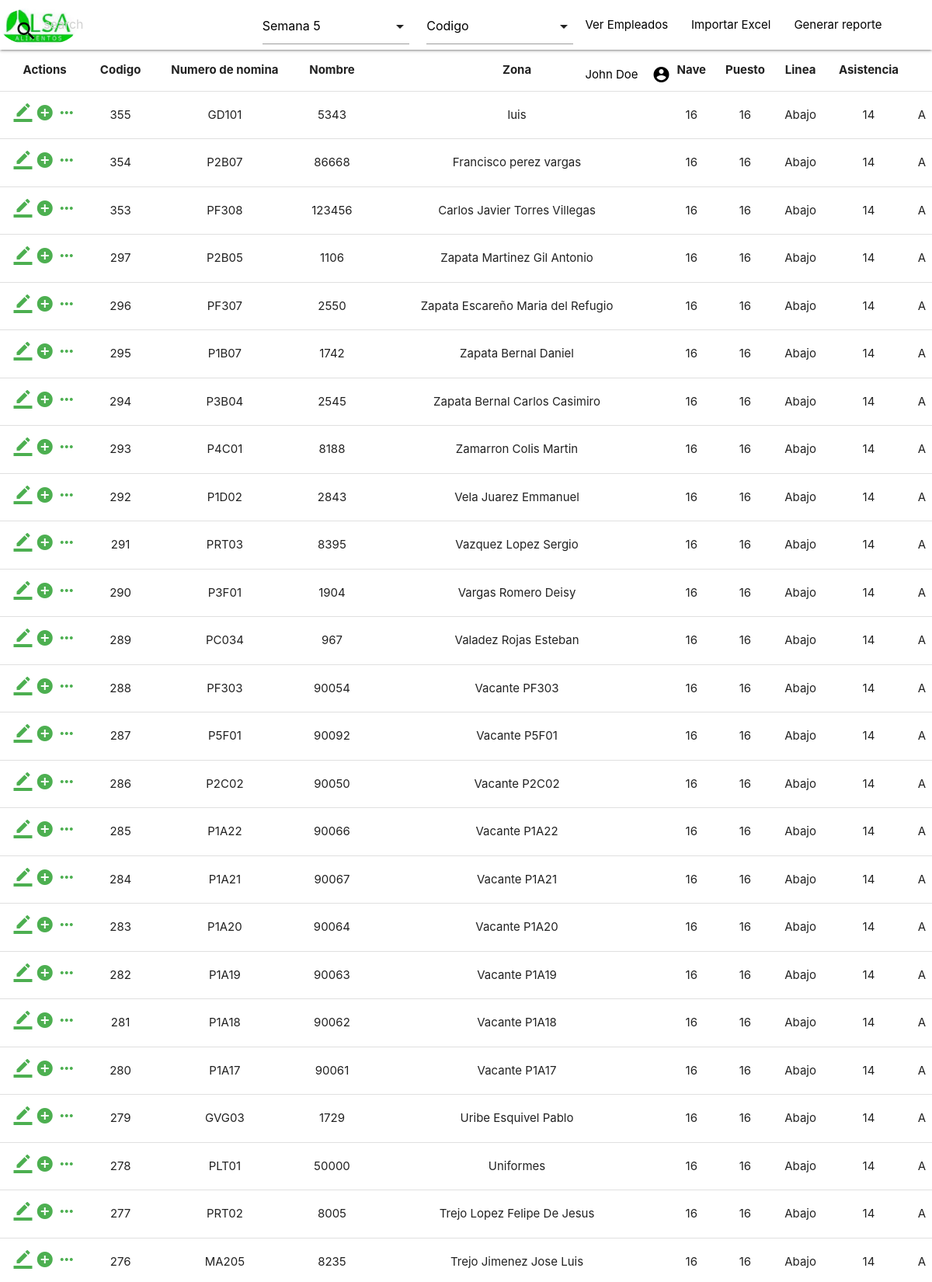
The page /proyecto/views/lista_produccion.php (upper part) on the database its author committed.
### tables this page shows
CREATE TABLE `tb_empleados` (
  `idempleado` int NOT NULL,
  `numero_de_nomina` varchar(50) NOT NULL,
  `nombre` varchar(50) NOT NULL,
  `codigo` varchar(50) NOT NULL,
  `departamento` varchar(50) NOT NULL,
  `puesto` varchar(50) NOT NULL,
  `area` varchar(50) NOT NULL,
  `estatus` varchar(50) NOT NULL,
  `direccion` varchar(50) NOT NULL,
  `localidad` varchar(50) NOT NULL,
  `municipio` varchar(50) NOT NULL,
  `cp` varchar(50) NOT NULL,
  `estado` varchar(50) NOT NULL,
  `fecha_alta` varchar(50) NOT NULL,
  `nss` varchar(50) NOT NULL,
  `curp` varchar(50) NOT NULL,
  `rfc` varchar(50) NOT NULL,
  `fecha_nacimiento` varchar(50) NOT NULL,
  `sexo` varchar(50) NOT NULL,
  `transporte` varchar(50) NOT NULL,
  `locker_asignado` varchar(50) NOT NULL,
  `numero_uniforme` varchar(255) NOT NULL,
  `color` varchar(50) NOT NULL,
  `talla` varchar(50) NOT NULL
);

### proyecto/views/lista_produccion.php (the view, shortened to what this page needs)
<!DOCTYPE html>
<html>
  <head>
    <link rel="stylesheet" href="../css/materialize.min.css">
    <link rel="stylesheet" href="../css/stylesheet.css">
  </head>
  <body>
    <div class="navbar-fixed">
        <nav>
            <div class="nav-wrapper teal #ffffff white">
              <a href="#" class="brand-logo">
                <img src="../images/logo.jpg" height="50" width="100" style="vertical-align: middle;" class="circle">
              </a>
              <ul id="nav-mobile" class="right hide-on-med-and-down">
                <li>
                  <div class="center row">
                    <div class="col s12 " >
                      <div class="row" id="topbarsearch">
                        <div class="input-field col s6 s12 black-text">
                          <i class="black-text material-icons prefix">search</i>
                          <input type="text" placeholder="search" id="autocomplete-input" class="autocomplete black-text" >
                          </div>
                        </div>
                      </div>
                  </div>
                </li>
                <li>
                  <div class="center row">
                    <div class="col s12 " >
                      <div class="row">
                        <div class="input-field col s6 s12 black-text" style="margin: 11px; margin-right: -70px;">
                        </div>
                      </div>
                    </div>
                  </div>
                </li>
                <li>
                  <div class="center row">
                    <div class="col s12 " >
                      <div class="row">
                        <div class="input-field col s6 s12 black-text" style="margin: 11px; margin-right: -70px;">
                        </div>
                      </div>
                    </div>
                  </div>
                </li>
                <li><a class="modal-trigger black-text" href="../views/lista_empleados.php">Ver Empleados</a></li>
                <li><a class="modal-trigger black-text" href="#modal3">Importar Excel</a></li>
                <li><a class="modal-trigger black-text" href="https://solucionfactible.com/sfic/resources/files/nomina.pdf">Generar reporte</a></li>
                <li><a href="#" class="black-text">John Doe<i class="large sidenav-trigger black-text material-icons right" data-target="mobile-nav">account_circle</i></a></li>
              </ul>
        </nav>
    </div>
    <div class="responsive-table">
      <table class="table centered">
        <thead>
          <tr>
            <th scope="col">Actions</th>
            <th scope="col">Codigo</th>
            <th scope="col">Numero de nomina</th>
            <th scope="col">Nombre</th>
            <th scope="col">Zona</th>
            <th scope="col">Nave</th>
            <th scope="col">Puesto</th>
            <th scope="col">Linea</th>
            <th scope="col">Asistencia</th>
          </tr>
        </thead>
        <tbody>
          <?php
            $enlace =  mysqli_connect("localhost", "root", "Alien123", "empleados");
            $conexion = ("SELECT * FROM `tb_empleados` order by idempleado desc");
            $resultado1 = mysqli_query($enlace, $conexion);
            if (mysqli_num_rows($resultado1) > 0){
            while ($row = mysqli_fetch_assoc($resultado1)){
            ?>
            <tr>
              <td>
                <a class="modal-trigger small material-icons  green-text editbtn" href="editar_produccion.php">border_color</a>
                <a class="modal-trigger small material-icons  green-text editbtn" href="captura_produccion.php">add_circle</a>
                <a class="modal-trigger small material-icons  green-text editbtn" href="vista_produccion.php">more_horiz</a>
              </td>
              <td class="hidden"><?php echo "".$row['idempleado'].""; ?></td>
              <td><?php echo "".$row['codigo'].""; ?></td>
              <td><?php echo "".$row['numero_de_nomina'].""; ?></td>
              <td class="modal-trigger" href="#modal6"><?php echo "".$row['nombre'].""; ?></td>
              <td>16</td>
              <td>16</td>
              <td>Abajo</td>
              <td>14</td>
              <td>A</td>
            </tr>
              <?php
              }}
              ?>
        </tbody>
      </table>
    </div>
  </body>
</html>

### rows shown on the page
tb_empleados: idempleado "355", codigo "GD101", numero_de_nomina "5343", nombre "luis"
tb_empleados: idempleado "354", codigo "P2B07", numero_de_nomina "86668", nombre "Francisco perez vargas"
tb_empleados: idempleado "353", codigo "PF308", numero_de_nomina "123456", nombre "Carlos Javier Torres Villegas"
tb_empleados: idempleado "297", codigo "P2B05", numero_de_nomina "1106", nombre "Zapata Martinez Gil Antonio"
tb_empleados: idempleado "296", codigo "PF307", numero_de_nomina "2550", nombre "Zapata Escareño Maria del Refugio"
tb_empleados: idempleado "295", codigo "P1B07", numero_de_nomina "1742", nombre "Zapata Bernal Daniel"
tb_empleados: idempleado "294", codigo "P3B04", numero_de_nomina "2545", nombre "Zapata Bernal Carlos Casimiro"
tb_empleados: idempleado "293", codigo "P4C01", numero_de_nomina "8188", nombre "Zamarron Colis Martin"
tb_empleados: idempleado "292", codigo "P1D02", numero_de_nomina "2843", nombre "Vela Juarez Emmanuel"
tb_empleados: idempleado "291", codigo "PRT03", numero_de_nomina "8395", nombre "Vazquez Lopez Sergio"
tb_empleados: idempleado "290", codigo "P3F01", numero_de_nomina "1904", nombre "Vargas Romero Deisy"
tb_empleados: idempleado "289", codigo "PC034", numero_de_nomina "967", nombre "Valadez Rojas Esteban"
tb_empleados: idempleado "288", codigo "PF303", numero_de_nomina "90054", nombre "Vacante PF303"
tb_empleados: idempleado "287", codigo "P5F01", numero_de_nomina "90092", nombre "Vacante P5F01"
tb_empleados: idempleado "286", codigo "P2C02", numero_de_nomina "90050", nombre "Vacante P2C02"
tb_empleados: idempleado "285", codigo "P1A22", numero_de_nomina "90066", nombre "Vacante P1A22"
tb_empleados: idempleado "284", codigo "P1A21", numero_de_nomina "90067", nombre "Vacante P1A21"
tb_empleados: idempleado "283", codigo "P1A20", numero_de_nomina "90064", nombre "Vacante P1A20"
tb_empleados: idempleado "282", codigo "P1A19", numero_de_nomina "90063", nombre "Vacante P1A19"
tb_empleados: idempleado "281", codigo "P1A18", numero_de_nomina "90062", nombre "Vacante P1A18"
tb_empleados: idempleado "280", codigo "P1A17", numero_de_nomina "90061", nombre "Vacante P1A17"
tb_empleados: idempleado "279", codigo "GVG03", numero_de_nomina "1729", nombre "Uribe Esquivel Pablo"
tb_empleados: idempleado "278", codigo "PLT01", numero_de_nomina "50000", nombre "Uniformes"
tb_empleados: idempleado "277", codigo "PRT02", numero_de_nomina "8005", nombre "Trejo Lopez Felipe De Jesus"
tb_empleados: idempleado "276", codigo "MA205", numero_de_nomina "8235", nombre "Trejo Jimenez Jose Luis"
